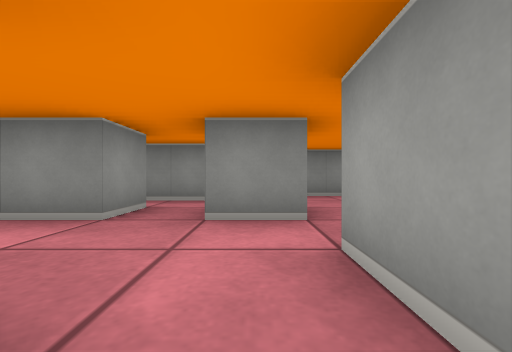
[1] (above)

19 first-person views from a walk through a cub3D ray-caster map. The camera is about half as high as the walls, looks level and sees 90° across. The floor is counted in squares. Each view is taken from the middle of a square. On the plan, view 1 faces up. The plan holds only what a view shows up to about 9 squares ahead; the rest is blank.

[2]
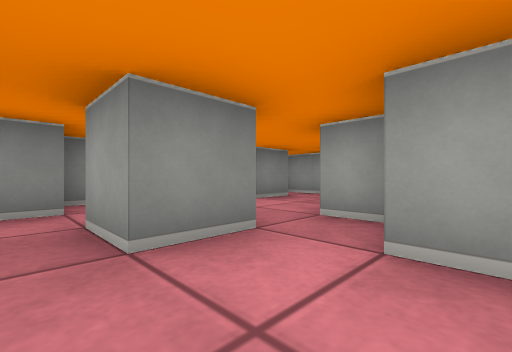

[3]
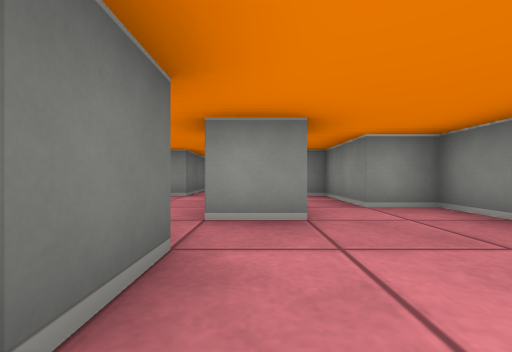

[4]
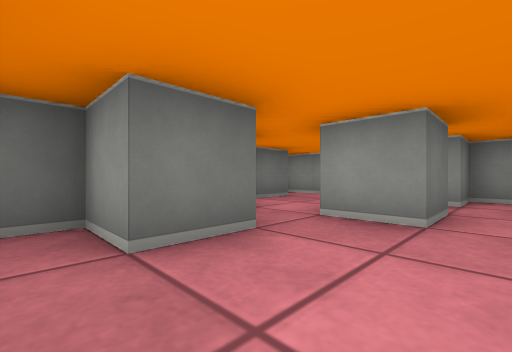

[5]
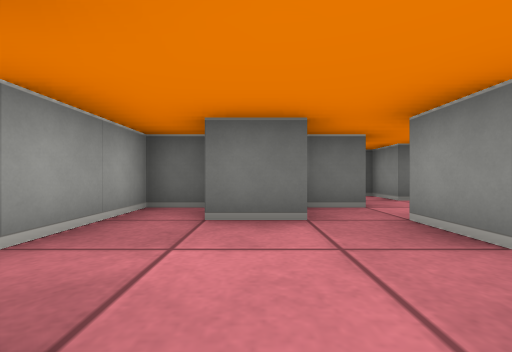

[6]
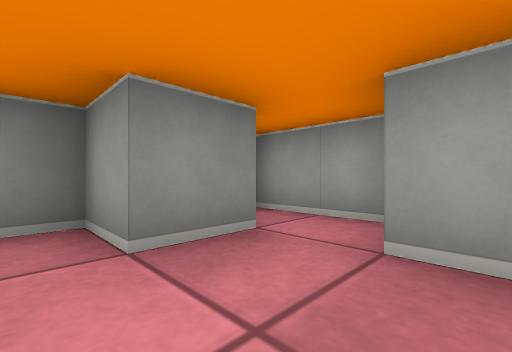

[7]
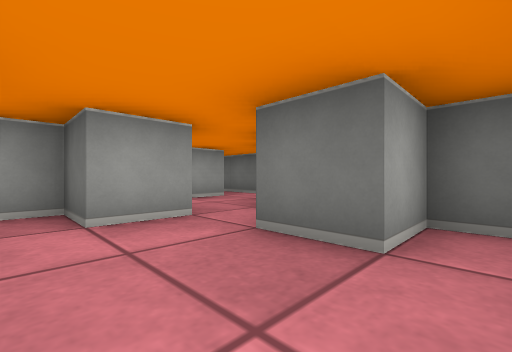

[8]
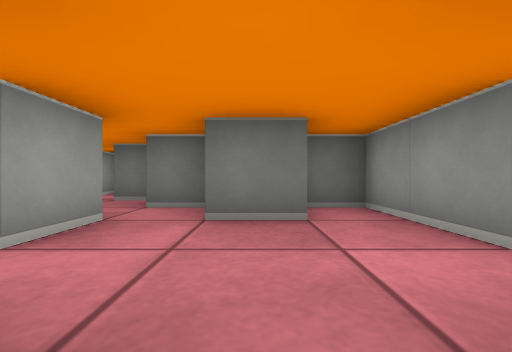

[9]
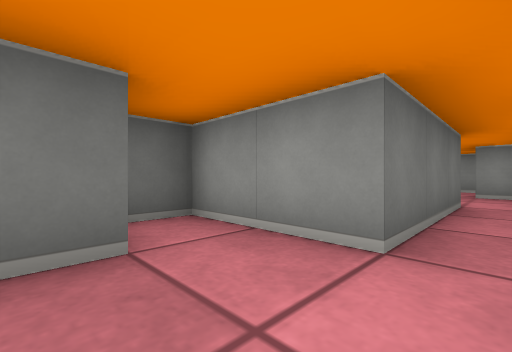

[10]
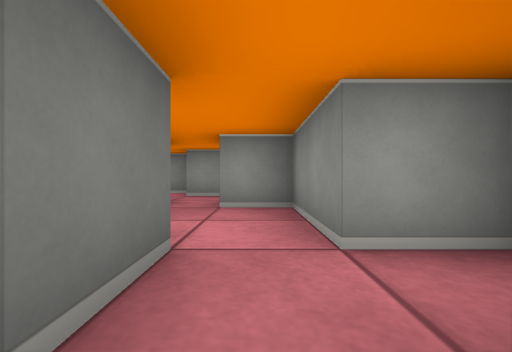

[11]
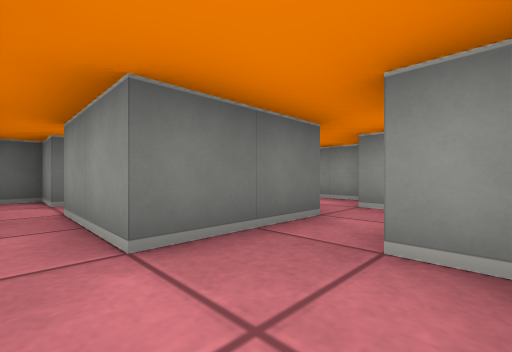

[12]
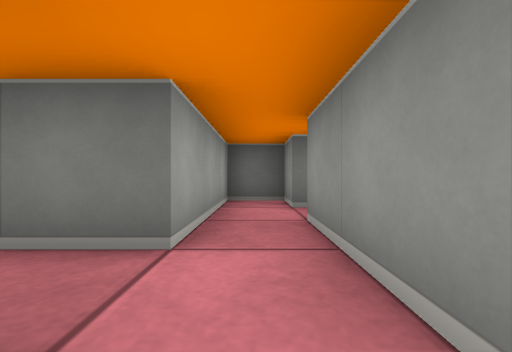

[13]
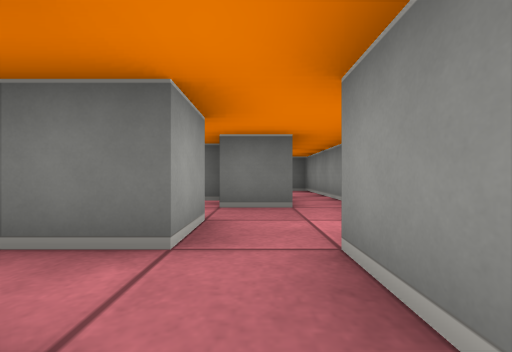

[14]
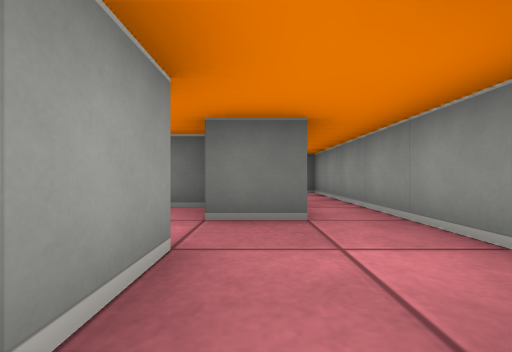

[15]
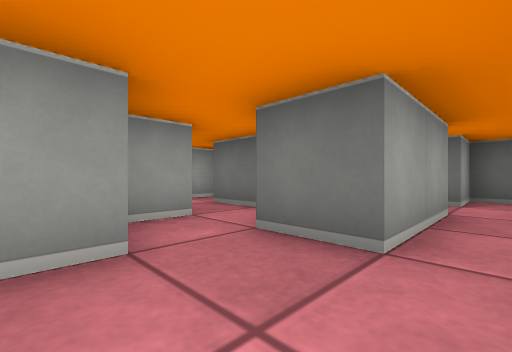

[16]
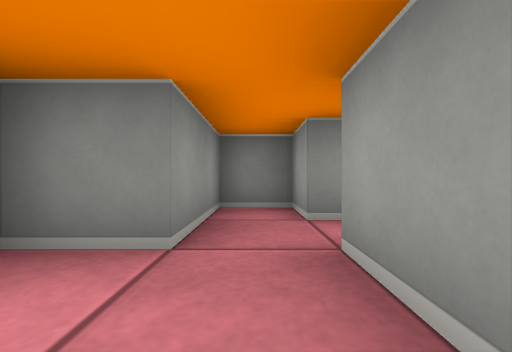

[17]
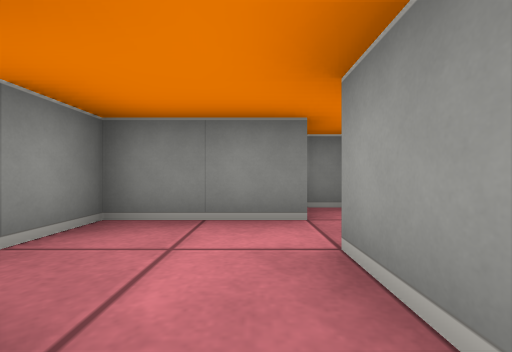

[18]
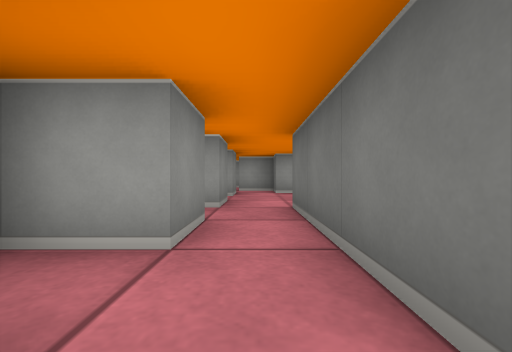

[19]
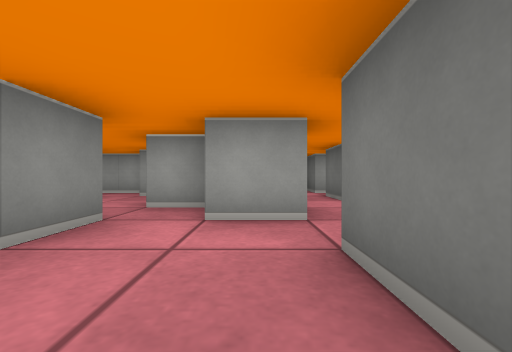

### Floor plan
Ten units are one square. View 1 is at (0, 0); x grows to the right and y downward. Boxes are objects, and circles mark ways between rooms. Rooms are numbered by the first view taken in them; rooms with no view inside come last. Other rooms are left out.
<svg viewBox="-110 -60 160 120">
<path fill="none" stroke="#000" d="M-5 -25 -5 -35 5 -35 5 -25 -5 -25M5 -4 5 -15 15 -15 15 -25 25 -25 25 -15 35 -15 35 -35M-35 -25 -45 -25M35 -45 25 -45 25 -55 -5 -55 -5 -45 -25 -45 -25 -35 -15 -35 -15 -25 -25 -25M-45 -15 -25 -15 -25 5 -15 5 -15 -5 -5 -5 -5 5 5 5M45 -38 45 -55M-85 -5 -65 -5 -65 15M-85 -15 -85 -25 -95 -25 -95 -5M-55 -5 -55 -15 -45 -15M-55 15 -55 5M-45 -25 -45 -35 -55 -35 -55 -25 -75 -25 -75 -15M-105 -2 -105 35M-95 -5 -105 -5M-85 5 -85 -5M-95 35 -95 15 -85 15M-75 15 -75 8M-84 25 -65 25 -65 35 -55 35 -55 15M-105 35 -105 55 -95 55"/>
<circle cx="-40" cy="-20" r="3" fill="#2a7"/>
<circle cx="-90" cy="-10" r="3" fill="#2a7"/>
<circle cx="-60" cy="10" r="3" fill="#2a7"/>
<circle cx="-80" cy="10" r="3" fill="#2a7"/>
<circle cx="-100" cy="25" r="3" fill="#2a7"/>
<text x="0" y="-20">1</text>
<text x="-70" y="-10">2</text>
<text x="-100" y="10">3</text>
<text x="-70" y="20">4</text>
<text x="-100" y="40">5</text>
</svg>
Room 1 opens to room 2. Room 2 opens to room 3. Room 2 opens to room 4. Room 3 opens to room 4. Room 3 opens to room 5.

Where each view was taken, in squares from view 1:
view 1: 0 up, 0 right, facing up
view 2: 1 up, 1 left, facing up-right
view 3: 3 up, 3 right, facing left
view 4: 4 up, 3 right, facing down-left
view 5: 5 up, 2 right, facing down
view 6: 3 up, 2 right, facing up-right
view 7: 2 up, 2 left, facing down-right
view 8: 3 up, 1 left, facing down
view 9: 2 up, 1 left, facing down-left
view 10: 2 up, 4 left, facing left
view 11: 2 up, 6 left, facing down-left
view 12: 1 up, 6 left, facing down
view 13: 2 up, 9 left, facing down
view 14: 1 up, 9 left, facing down
view 15: 0 up, 10 left, facing down-right
view 16: 1 down, 9 left, facing up
view 17: 0 up, 6 left, facing up
view 18: 2 up, 6 left, facing right
view 19: 1 up, 2 left, facing right
